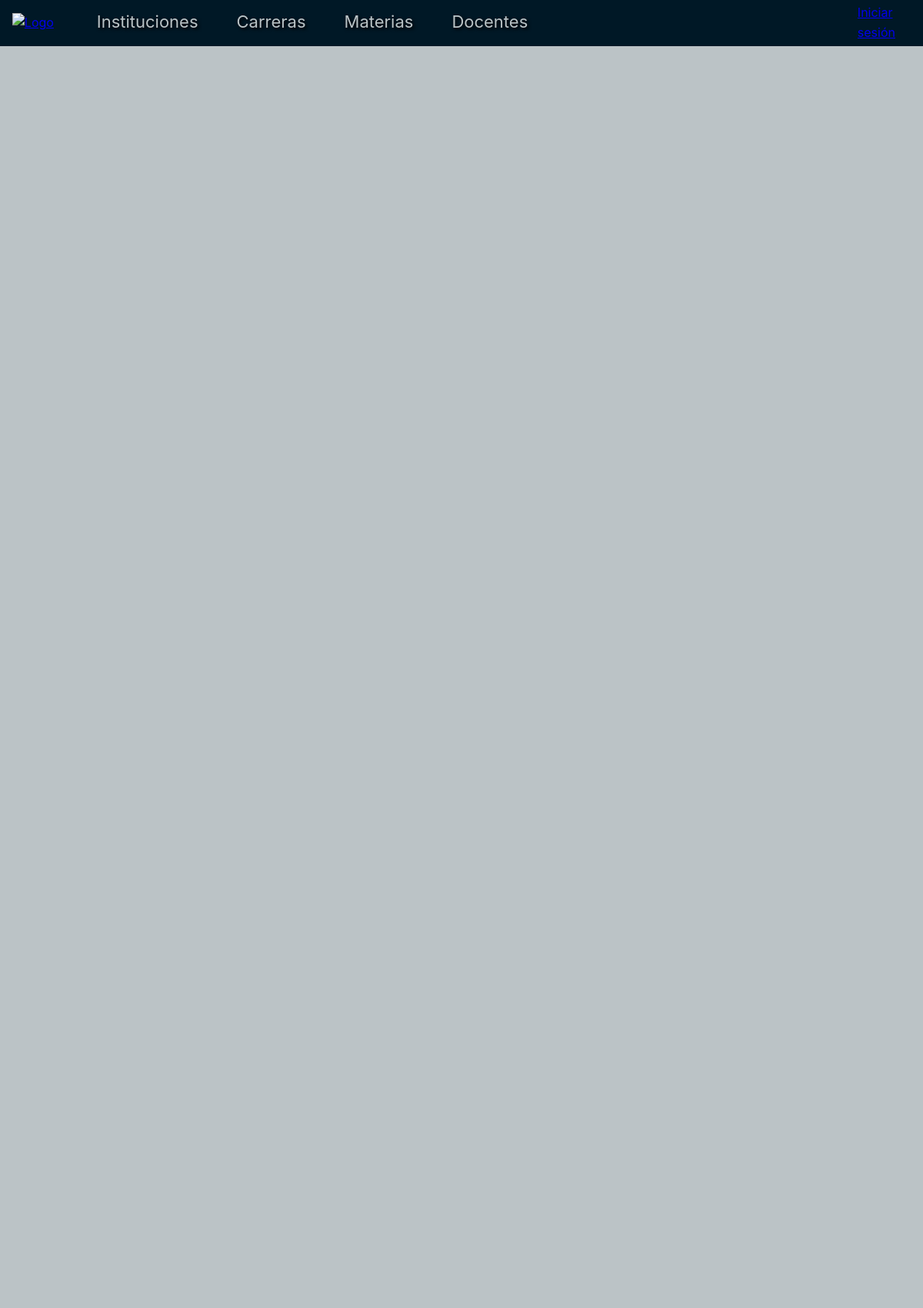
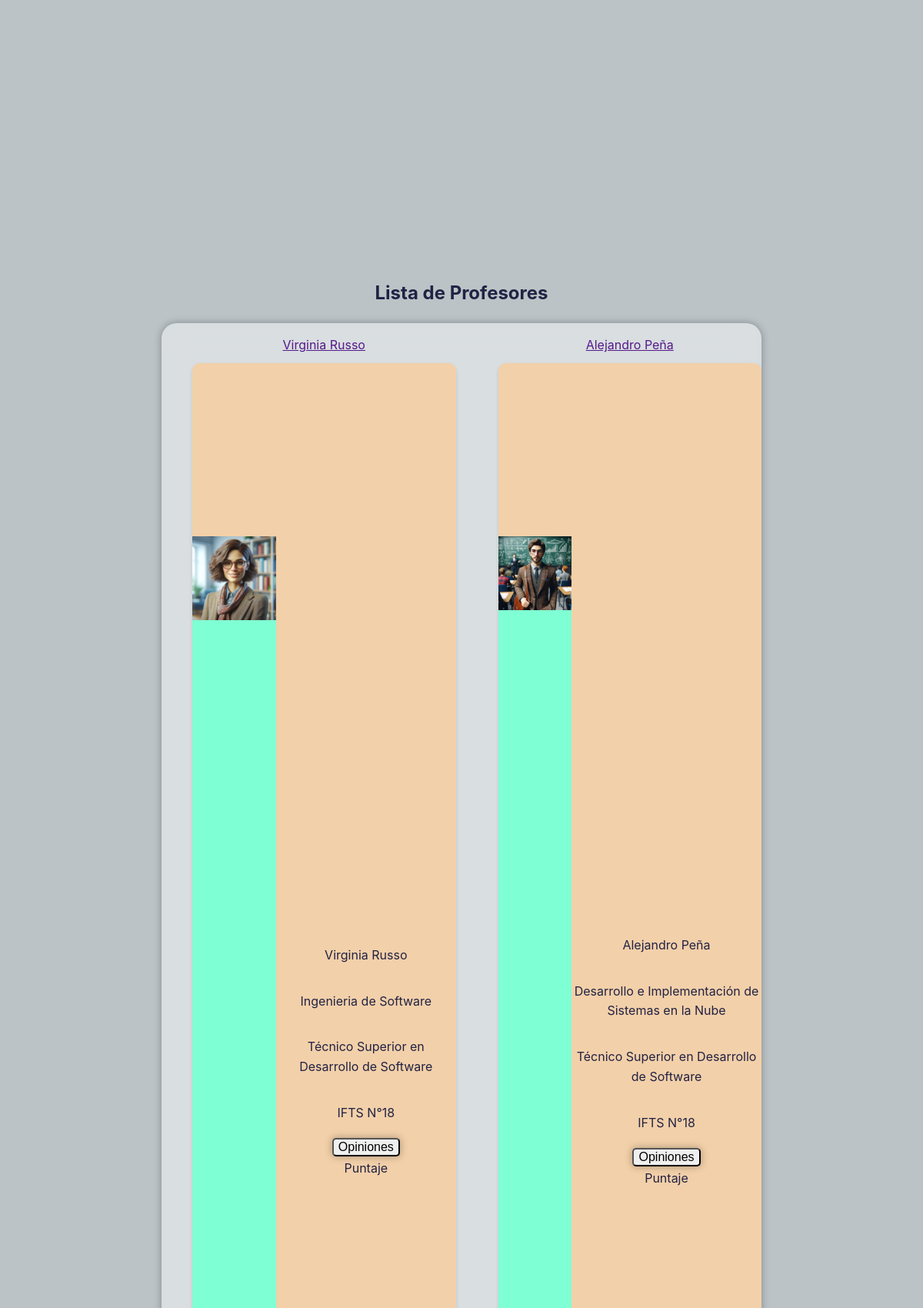
Page /profesor/lista/ (upper part) on the committed database (2 pictures, top to bottom).
### apps/profesor/models.py (models this page shows, shortened)
class Profesor(models.Model):
    nombre = models.CharField(max_length=100, blank=True, null=True, default=None)
    usuario = models.ForeignKey('custom_user.CustomUser', on_delete=models.CASCADE, default=None)  # Usuario del profesor
    materia = models.ForeignKey('materia.Materia', on_delete=models.CASCADE, default=1)  # Id de la materia del profesor
    img_perfil = models.ImageField(upload_to='perfiles/profesores_uploads/', blank=True, null=True, default='perfiles/Profesores/ProfesorDefault.jpeg')

### apps/materia/models.py (models this page shows)
class Materia(models.Model):
    nombre = models.CharField(max_length=150, blank=True, null=True, default=None)
    carrera = models.ForeignKey('carrera.Carrera', on_delete=models.CASCADE, related_name='materia_carrera', default=None)
    def __str__(self):
        return self.nombre

### apps/carrera/models.py (models this page shows)
class Carrera(models.Model):
    nombre = models.CharField(default="Técnico Superior", max_length=150, blank=True, null=True)
    duracion = models.PositiveIntegerField(default=None)
    institucion = models.ForeignKey('institucion.Institucion', on_delete=models.CASCADE, related_name='carreras_institucion', default=None)
    img_perfil = models.ImageField(upload_to='perfiles/carrera_uploads/', default='perfiles/Carreras/Carreras-Perfil.jpeg' , blank=True, null=True)
    def __str__(self):
        return self.nombre

### apps/institucion/models.py (models this page shows)
class Institucion(models.Model):
    nombre = models.CharField(default="IFTS", max_length=150, blank=True, null=True)
    ubicacion = models.CharField(default="Argentina", max_length=250, blank=True, null=True)
    url = models.CharField(default="", max_length=250, blank=True, null=True)
    usuario = models.ForeignKey('custom_user.CustomUser', on_delete=models.CASCADE, related_name='instituciones_usuario', default=None)
    img_perfil = models.ImageField(upload_to='perfiles/ifts_uploads/', default='perfiles/IFTS/IFTS18-FRONT.jpg' , blank=True, null=True)
    def __str__(self):
        return self.nombre

### apps/profesor/views.py (the view)
# urls.py: path("lista/", ProfesorListView.as_view(), name="lista_profesores"),
class ProfesorListView(ListView):
    model = Profesor
    template_name = "lista_profesor.html"
    context_object_name = "profesores"

### apps/profesor/templates/lista_profesor.html (shortened to what this page needs)
{% extends "template_base.html" %}
{% load static %}
{% block extra_head %}
    <link rel="stylesheet" href="{% static 'css/lista_profesores.css' %}">
{% endblock %}
{% block content %}
    <section class="SeccionIfts">
         <h1>Lista de Profesores</h1>
        <div class="ifts">
        {% for profesor in profesores %}
            <ul class="ulIfts">
                <li><a href="{{profesor.url}}">{{ profesor.nombre }}</a>
                <div class="tarjetaIfts">
                    <div class="imgTarjetaIfts"><img src="{{ profesor.img_perfil.url }}" alt=""></div>
                    <div class="divBotonesTarjeta">
                        <p>{{ profesor.nombre }}</p>
                        <p>{{ profesor.materia }}</p>
                        <p>{{ profesor.materia.carrera }}</p>
                        <p>{{ profesor.materia.carrera.institucion }}</p>
                        <a href="{% url 'opiniones_por_entidad' model_name='profesor' entity_id=profesor.id %}"><button id="btnIftsOpiniones">Opiniones</button></a>
                        <div>Puntaje</div>
                    </div>
                </div>
                </li>
            </ul>
        {% endfor %}
        </div>
    </section>
{% endblock %}

### static/css/template_base.css (style rules this page uses)
body,html { font: 1em/1.618 Inter, sans-serif; display: flex; flex-direction: column; justify-content: center; min-height: 100vh; margin: 0; color: #224; background-color: #bbc3c6; }

### static/css/lista_profesores.css (style rules this page uses)
.SeccionIfts { display: flex; flex-direction: column; text-align: center; align-items: center; }
.ifts { min-height: 20vh; max-height: 55vh; display: grid; width: 65vw; gap: 15px; overflow-y: auto; overflow-x: hidden; border-radius: 20px; grid-template-columns: repeat(auto-fit, minmax(300px, 1fr)); grid-gap: 20px; text-align: center; background-color: rgba(255, 255, 255, 0.45); box-shadow: 0 0 10px 1px rgba(0, 0, 0, 0.25); backdrop-filter: blur(15px); justify-content: center; box-sizing: border-box; }
.tarjetaIfts { height: 20vh; display: flex; flex: 0 0 24%; background-color: #F2D0A9; border-radius: 10px; margin: 10px auto; box-shadow: 0 2px 5px rgba(0,0,0,0.1); transition: transform 0.2s; }
.imgTarjetaIfts { width: 45%; height: 15vh; margin: auto; background-color: aquamarine; border-radius: 10px; }
.imgTarjetaIfts img { width: 100%; }
.divBotonesTarjeta { width: auto; height: auto; display: flex; flex-direction: column; margin: auto; gap: 2px; justify-content: center; align-content: space-around; }
.divBotonesTarjeta button { border-radius: 5px; background-color: zrgba(255, 255, 255, 0.45); box-shadow: 0 0 10px 1px rgba(0, 0, 0, 0.25); backdrop-filter: blur(15px); font-size: 100%; }
.ulIfts { list-style: none; text-decoration: none; }

### rows in the picture
Profesor: nombre "Virginia Russo", img_perfil (placeholder picture), materia "Ingenieria de Software", materia.carrera "Técnico Superior en Desarrollo de Software", materia.carrera.institucion "IFTS N°18"
Profesor: nombre "Alejandro Peña", img_perfil (placeholder picture), materia "Desarrollo e Implementación de Sistemas en la Nube", materia.carrera "Técnico Superior en Desarrollo de Software", materia.carrera.institucion "IFTS N°18"
